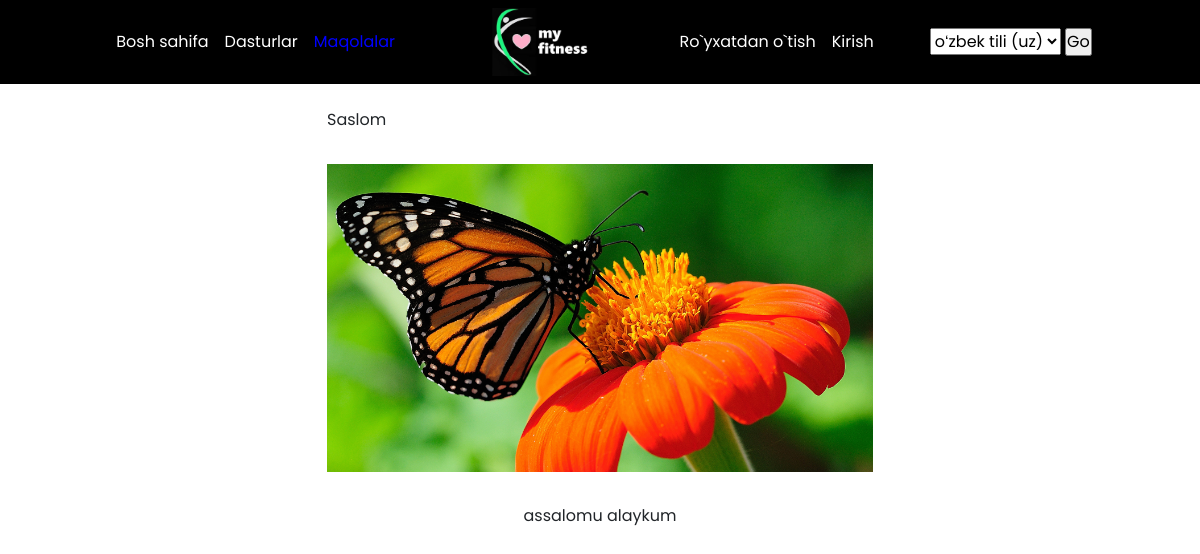
The app's page /article_detail/article_bir/ with its own data.
### fitness_app/models.py (models this page shows, shortened)
class Article(models.Model):
    slug = models.SlugField()
    title = models.CharField(max_length=255)
    picture = models.ImageField(upload_to='articles/')
    context = RichTextUploadingField()

### fitness_app/views.py (the view)
# urls.py: path('article_detail/<slug:slug>/', views.article_detail_page, name="article_detail"),
def article_detail_page(request, slug):
    article = Article.objects.get(slug=slug)
    context = {
        'article_item': article,
        'article': 'active',
    }
    if request.user.is_authenticated:
        is_liked = Favorite.objects.filter(favorite_slug=slug, user=request.user).exists()
        is_liked = 'solid' if is_liked else 'regular'
    else:
        is_liked = None
    context['is_liked'] = is_liked
    return render(request, 'article_detail.html', context)

### templates/article_detail.html (shortened to what this page needs)
{% extends 'main.html' %}
{% load static %}
{% block content %}
<section class="container mt-4">
    <div class="row justify-content-center">
        <div class="col-12 col-md-8 col-lg-6">
          <div class="d-flex justify-content-between align-items-center mb-3">
            <p class="text-center" id="title_text">{{ article_item.title }}</p>
          </div>
          <center>
            <img src="/media/{{ article_item.picture }}" class="img-fluid">
          </center>
        </div>
        <div class="col-12 col-md-8 mt-3 p_content">
            <p>
                {{ article_item.context | safe }}
            </p>
        </div>
    </div>
</section>
{% endblock %}

### static/css/style.css (style rules this page uses)
* { margin: 0; padding: 0; box-sizing: border-box; font-family: 'Poppins', sans-serif; }
.p_content p { text-align: center; }

### records on screen
Article: title "Saslom", picture (picture), context "assalomu alaykum"

### other values on screen
form field language "oʻzbek tili (uz)"
